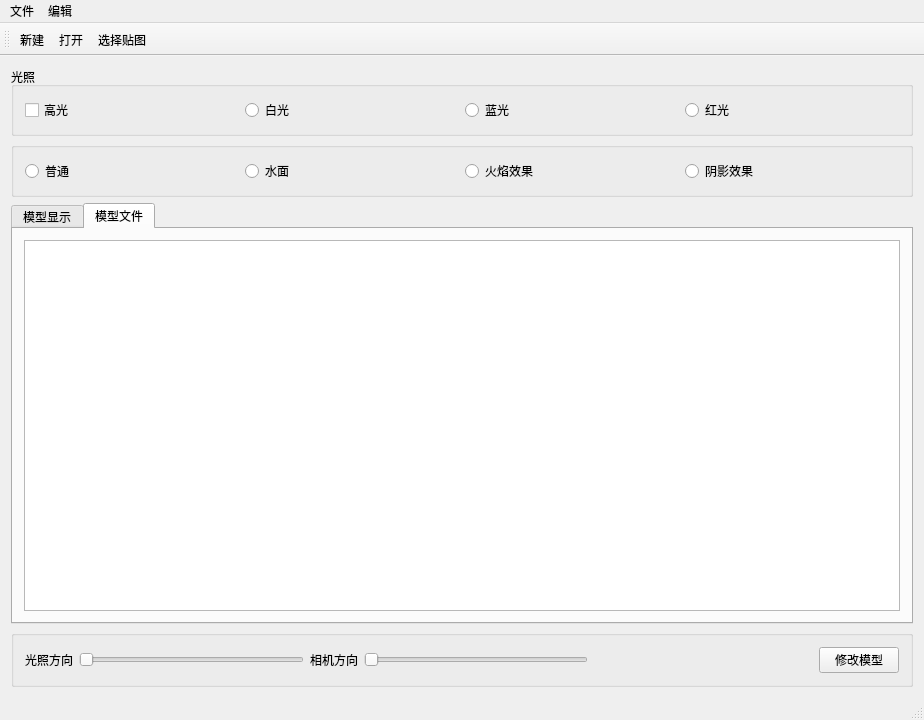
<?xml version="1.0" encoding="UTF-8"?>
<ui version="4.0">
 <class>QT_D3D11Class</class>
 <widget class="QMainWindow" name="QT_D3D11Class">
  <property name="geometry">
   <rect>
    <x>0</x>
    <y>0</y>
    <width>924</width>
    <height>720</height>
   </rect>
  </property>
  <property name="windowTitle">
   <string>QT_D3D11</string>
  </property>
  <widget class="QWidget" name="centralWidget">
   <layout class="QVBoxLayout" name="verticalLayout">
    <item>
     <widget class="QGroupBox" name="groupBox">
      <property name="title">
       <string>光照</string>
      </property>
      <layout class="QHBoxLayout" name="horizontalLayout">
       <item>
        <widget class="QCheckBox" name="cBtnSpec">
         <property name="text">
          <string>高光</string>
         </property>
        </widget>
       </item>
       <item>
        <widget class="QRadioButton" name="radioWhiteLight">
         <property name="text">
          <string>白光</string>
         </property>
        </widget>
       </item>
       <item>
        <widget class="QRadioButton" name="radioBlueLight">
         <property name="text">
          <string>蓝光</string>
         </property>
        </widget>
       </item>
       <item>
        <widget class="QRadioButton" name="radioRedLight">
         <property name="text">
          <string>红光</string>
         </property>
        </widget>
       </item>
      </layout>
     </widget>
    </item>
    <item>
     <widget class="QGroupBox" name="groupBox_2">
      <property name="title">
       <string/>
      </property>
      <layout class="QHBoxLayout" name="horizontalLayout_2">
       <item>
        <widget class="QRadioButton" name="rBtnNormal">
         <property name="text">
          <string>普通</string>
         </property>
        </widget>
       </item>
       <item>
        <widget class="QRadioButton" name="rBtnWater">
         <property name="text">
          <string>水面</string>
         </property>
        </widget>
       </item>
       <item>
        <widget class="QRadioButton" name="rBtnFire">
         <property name="text">
          <string>火焰效果</string>
         </property>
        </widget>
       </item>
       <item>
        <widget class="QRadioButton" name="rBtnShadow">
         <property name="text">
          <string>阴影效果</string>
         </property>
        </widget>
       </item>
      </layout>
     </widget>
    </item>
    <item>
     <widget class="QTabWidget" name="tabWidget">
      <property name="currentIndex">
       <number>1</number>
      </property>
      <widget class="QWidget" name="tab">
       <attribute name="title">
        <string>模型显示</string>
       </attribute>
       <layout class="QHBoxLayout" name="horizontalLayout_3">
        <item>
         <widget class="DxWindow" name="W_DxWindow" native="true">
          <property name="sizePolicy">
           <sizepolicy hsizetype="Expanding" vsizetype="Expanding">
            <horstretch>0</horstretch>
            <verstretch>0</verstretch>
           </sizepolicy>
          </property>
         </widget>
        </item>
       </layout>
      </widget>
      <widget class="QWidget" name="tab_2">
       <attribute name="title">
        <string>模型文件</string>
       </attribute>
       <layout class="QHBoxLayout" name="horizontalLayout_4">
        <item>
         <widget class="QPlainTextEdit" name="FileText">
          <property name="palette">
           <palette>
            <active>
             <colorrole role="Text">
              <brush brushstyle="SolidPattern">
               <color alpha="255">
                <red>0</red>
                <green>0</green>
                <blue>0</blue>
               </color>
              </brush>
             </colorrole>
             <colorrole role="PlaceholderText">
              <brush brushstyle="SolidPattern">
               <color alpha="128">
                <red>5</red>
                <green>239</green>
                <blue>13</blue>
               </color>
              </brush>
             </colorrole>
            </active>
            <inactive>
             <colorrole role="Text">
              <brush brushstyle="SolidPattern">
               <color alpha="255">
                <red>0</red>
                <green>0</green>
                <blue>0</blue>
               </color>
              </brush>
             </colorrole>
             <colorrole role="PlaceholderText">
              <brush brushstyle="SolidPattern">
               <color alpha="128">
                <red>5</red>
                <green>239</green>
                <blue>13</blue>
               </color>
              </brush>
             </colorrole>
            </inactive>
            <disabled>
             <colorrole role="Text">
              <brush brushstyle="SolidPattern">
               <color alpha="255">
                <red>120</red>
                <green>120</green>
                <blue>120</blue>
               </color>
              </brush>
             </colorrole>
             <colorrole role="PlaceholderText">
              <brush brushstyle="SolidPattern">
               <color alpha="128">
                <red>0</red>
                <green>0</green>
                <blue>0</blue>
               </color>
              </brush>
             </colorrole>
            </disabled>
           </palette>
          </property>
         </widget>
        </item>
       </layout>
      </widget>
     </widget>
    </item>
    <item>
     <widget class="QGroupBox" name="groupBox_3">
      <property name="title">
       <string/>
      </property>
      <layout class="QHBoxLayout" name="horizontalLayout_5">
       <item>
        <widget class="QLabel" name="label_2">
         <property name="text">
          <string>光照方向</string>
         </property>
        </widget>
       </item>
       <item>
        <widget class="QSlider" name="lightSlider">
         <property name="orientation">
          <enum>Qt::Horizontal</enum>
         </property>
        </widget>
       </item>
       <item>
        <widget class="QLabel" name="label">
         <property name="text">
          <string>相机方向</string>
         </property>
        </widget>
       </item>
       <item>
        <widget class="QSlider" name="camSlider">
         <property name="value">
          <number>0</number>
         </property>
         <property name="sliderPosition">
          <number>0</number>
         </property>
         <property name="orientation">
          <enum>Qt::Horizontal</enum>
         </property>
        </widget>
       </item>
       <item>
        <spacer name="horizontalSpacer">
         <property name="orientation">
          <enum>Qt::Horizontal</enum>
         </property>
         <property name="sizeHint" stdset="0">
          <size>
           <width>207</width>
           <height>20</height>
          </size>
         </property>
        </spacer>
       </item>
       <item>
        <widget class="QPushButton" name="BtnModify">
         <property name="text">
          <string>修改模型</string>
         </property>
        </widget>
       </item>
      </layout>
     </widget>
    </item>
   </layout>
  </widget>
  <widget class="QToolBar" name="mainToolBar">
   <property name="toolButtonStyle">
    <enum>Qt::ToolButtonTextUnderIcon</enum>
   </property>
   <attribute name="toolBarArea">
    <enum>TopToolBarArea</enum>
   </attribute>
   <attribute name="toolBarBreak">
    <bool>false</bool>
   </attribute>
   <addaction name="actionNew"/>
   <addaction name="actionOpenFile"/>
   <addaction name="actionTex"/>
  </widget>
  <widget class="QStatusBar" name="statusBar"/>
  <widget class="QMenuBar" name="menuBar">
   <property name="geometry">
    <rect>
     <x>0</x>
     <y>0</y>
     <width>924</width>
     <height>26</height>
    </rect>
   </property>
   <widget class="QMenu" name="menu">
    <property name="title">
     <string>文件</string>
    </property>
    <addaction name="actionOpenFile"/>
    <addaction name="actionNew"/>
    <addaction name="actionTex"/>
   </widget>
   <widget class="QMenu" name="menu_2">
    <property name="title">
     <string>编辑</string>
    </property>
   </widget>
   <addaction name="menu"/>
   <addaction name="menu_2"/>
  </widget>
  <action name="actionOpenFile">
   <property name="icon">
    <iconset resource="QT_D3D11.qrc">
     <normaloff>:/image/Resources/open3.bmp</normaloff>:/image/Resources/open3.bmp</iconset>
   </property>
   <property name="text">
    <string>打开</string>
   </property>
   <property name="toolTip">
    <string>打开文件</string>
   </property>
  </action>
  <action name="actionNew">
   <property name="icon">
    <iconset resource="QT_D3D11.qrc">
     <normaloff>:/image/Resources/new2.bmp</normaloff>:/image/Resources/new2.bmp</iconset>
   </property>
   <property name="text">
    <string>新建</string>
   </property>
   <property name="toolTip">
    <string>新建模型</string>
   </property>
  </action>
  <action name="actionTex">
   <property name="icon">
    <iconset resource="QT_D3D11.qrc">
     <normaloff>:/image/Resources/open3.bmp</normaloff>:/image/Resources/open3.bmp</iconset>
   </property>
   <property name="text">
    <string>选择贴图</string>
   </property>
   <property name="toolTip">
    <string>贴图</string>
   </property>
  </action>
 </widget>
 <layoutdefault spacing="6" margin="11"/>
 <customwidgets>
  <customwidget>
   <class>DxWindow</class>
   <extends>QWidget</extends>
   <header location="global">DxWindow.h</header>
   <container>1</container>
  </customwidget>
 </customwidgets>
 <resources>
  <include location="QT_D3D11.qrc"/>
 </resources>
 <connections/>
</ui>
